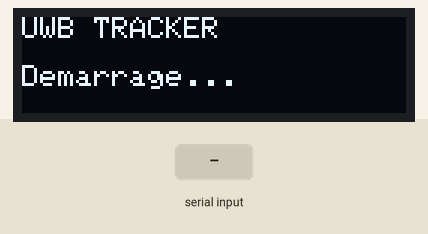
Recording of a sketch running on a simulated ESP32. On the bench: 128×32 one-colour display. The inputs (shaded band) are chosen by the test bench. The modem accepts every AT command (registered, SIM ready, sends succeed) and sends nothing else; what the sketch prints to the serial monitor is not drawn.

Above: at 0.6 s.
At 1.6 s:
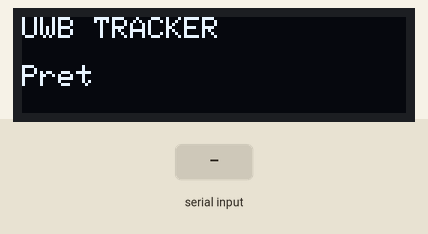
At 3.6 s:
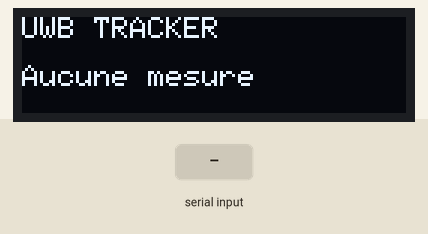
3.7 s: "+ERR\n" received over the second serial link
5.2 s: "cm\n" received over the second serial link
6.7 s: "90,45\n" received over the second serial link
Timing chart, 0 to 9.7 s (numbered marks = the images above; inputs shaded):
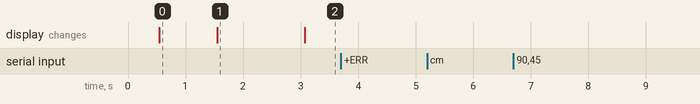

Measured:
- after the input at 3.7 s, every drawn part: stays the same
- after the input at 5.2 s, every drawn part: stays the same
- after the input at 6.7 s, every drawn part: stays the same
- what the display in image 0 shows lasts 1.1 s, from 0.5 s to 1.6 s
- what the display in image 1 shows lasts 1.5 s, from 1.6 s to 3.1 s

The sketch:

CODE_ESP32_UWB.ino
```cpp
#include <Wire.h>
#include <Adafruit_GFX.h>
#include <Adafruit_SSD1306.h>

//ECRAN OLED

const int LARGEUR_ECRAN = 128;
const int HAUTEUR_ECRAN = 32;
const int RESET_OLED = -1;

const int BROCHE_SDA = 8;
const int BROCHE_SCL = 9;

//MODULE UWB

const int BROCHE_RX_UWB = 20;
const int BROCHE_TX_UWB = 21;
const char ADRESSE_TAG[] = "TAG12345";


//REGLAGE

const unsigned long INTERVALLE_DEMANDE_MS = 600;//Mesure automatique toutes les 600ms
const unsigned long TIMEOUT_REPONSE_MS = 2000;
const unsigned long INTERVALLE_AFFICHAGE_MS = 500;

const int DISTANCE_MAX_CM = 20000;//
const int SAUT_MAX_CM = 300;

const int TAILLE_FILTRE = 7;
const float COEFFICIENT_LISSAGE = 0.35;
//OBJETS

Adafruit_SSD1306 ecran(LARGEUR_ECRAN, HAUTEUR_ECRAN, &Wire, RESET_OLED);
HardwareSerial uwb(1);

// VARIABLE

String ligneRecue = "";

unsigned long dernierEnvoi = 0;
unsigned long derniereReponse = 0;
unsigned long dernierAffichage = 0;

bool attenteReponse = false;
bool liaisonOK = false;

int mesures[TAILLE_FILTRE];
int nombreMesures = 0;
int indexMesure = 0;

float distanceLissee = -1;
int distanceAffichee = -1;

///////////////////////////////////////////////////////////////////////////

void setup() {
  Serial.begin(115200);
  delay(500);

  Wire.begin(BROCHE_SDA, BROCHE_SCL);

  if (!ecran.begin(SSD1306_SWITCHCAPVCC, 0x3C)) {
    while (true) {
      delay(100);
    }
  }

  ecran.setTextColor(SSD1306_WHITE);
  afficherMessage("UWB TRACKER", "Demarrage...");

  uwb.begin(115200, SERIAL_8N1, BROCHE_RX_UWB, BROCHE_TX_UWB);//initalisation de l'UWB
  delay(1000);

  viderBufferUWB();

  afficherMessage("UWB TRACKER", "Pret");
}

///////////////////////////////////////////////////////////////

void loop() {
  lireUWB();

  gererTimeout();

  if (!attenteReponse && millis() - dernierEnvoi >= INTERVALLE_DEMANDE_MS) {
    envoyerDemandeDistance();
  }

  if (millis() - dernierAffichage >= INTERVALLE_AFFICHAGE_MS) {
    dernierAffichage = millis();

    if (distanceAffichee > 0) {
      afficherDistance(distanceAffichee);
    } else if (!liaisonOK && millis() > 3000) {
      afficherMessage("UWB TRACKER", "Aucune mesure");
    }
  }
}

// fonction de l'ENVOI de COMMANDE

void envoyerDemandeDistance() {
  char commande[64];

  sprintf(commande, "AT+ANCHOR_SEND=%s,4,TEST\r\n", ADRESSE_TAG);//interrogation du module TAG

  Serial.print("ENVOI : ");
  Serial.print(commande);

  uwb.print(commande);

  dernierEnvoi = millis();
  attenteReponse = true;
}

// LECTURE de l'uwb

void lireUWB() {
  while (uwb.available()) {
    char caractere = uwb.read();

    if (caractere == '\r' || caractere == '\n') {
      if (ligneRecue.length() > 0) {
        analyserLigne(ligneRecue);
        ligneRecue = "";
      }
    } else {
      if (ligneRecue.length() < 120) {
        ligneRecue += caractere;
      } else {
        ligneRecue = "";
      }
    }
  }
}


void analyserLigne(String ligne) {
  Serial.print("RECU : ");
  Serial.println(ligne);

  if (ligne.startsWith("+OK")) {
    return;
  }

  if (ligne.startsWith("+ERR")) {
    attenteReponse = false;
    liaisonOK = false;
    return;
  }

  int positionCm = ligne.indexOf("cm");
  if (positionCm < 0) {
    return;
  }

  int positionVirgule = ligne.lastIndexOf(',', positionCm);
  if (positionVirgule < 0) {
    return;
  }

  String texteDistance = ligne.substring(positionVirgule + 1, positionCm);
  texteDistance.trim();

  int distanceCm = texteDistance.toInt();

  if (distanceCm <= 0 || distanceCm > DISTANCE_MAX_CM) {
    attenteReponse = false;
    return;
  }

  int distanceFiltree = filtrerDistance(distanceCm);//filtage des mesures

  if (distanceFiltree > 0) {
    distanceAffichee = distanceFiltree;
    liaisonOK = true;
    derniereReponse = millis();
  }

  attenteReponse = false;
}
// TIMEOUT

void gererTimeout() {//limitation des blocages
  if (attenteReponse && millis() - dernierEnvoi > TIMEOUT_REPONSE_MS) {
    Serial.println("TIMEOUT UWB");

    attenteReponse = false;
    liaisonOK = false;
    ligneRecue = "";

    viderBufferUWB();
  }
}

void viderBufferUWB() {
  while (uwb.available()) {
    uwb.read();
  }
}

//FILTRAGE

int filtrerDistance(int nouvelleDistanceCm) {
  if (distanceLissee > 0 && abs(nouvelleDistanceCm - distanceLissee) > SAUT_MAX_CM) {
    return (int)(distanceLissee + 0.5);
  }

  mesures[indexMesure] = nouvelleDistanceCm;
  indexMesure = (indexMesure + 1) % TAILLE_FILTRE;

  if (nombreMesures < TAILLE_FILTRE) {
    nombreMesures++;
  }

  int mediane = calculerMediane();

  if (distanceLissee < 0) {
    distanceLissee = mediane;
  } else {
    distanceLissee = distanceLissee + COEFFICIENT_LISSAGE * (mediane - distanceLissee);
  }

  return (int)(distanceLissee + 0.5);
}

int calculerMediane() {
  int copie[TAILLE_FILTRE];

  for (int i = 0; i < nombreMesures; i++) {
    copie[i] = mesures[i];
  }

  for (int i = 0; i < nombreMesures - 1; i++) {
    for (int j = i + 1; j < nombreMesures; j++) {
      if (copie[j] < copie[i]) {
        int temp = copie[i];
        copie[i] = copie[j];
        copie[j] = temp;
      }
    }
  }

  return copie[nombreMesures / 2];
}


// AFFICHAGE
void afficherDistance(int distanceCm) {//
  ecran.clearDisplay();

  ecran.setTextSize(1);
  ecran.setCursor(0, 0);
  ecran.println("DISTANCE");

  ecran.setTextSize(3);
  ecran.setCursor(0, 12);

  if (distanceCm < 100) {
    ecran.print(distanceCm);
    ecran.setTextSize(1);
    ecran.print(" cm");
  } else {
    float distanceMetres = distanceCm / 100.0;
    ecran.print(distanceMetres, 2);
    ecran.setTextSize(1);
    ecran.print(" m");
  }

  ecran.display();
}

void afficherMessage(const char* titre, const char* message) {
  ecran.clearDisplay();

  ecran.setTextSize(1);
  ecran.setCursor(0, 0);
  ecran.println(titre);

  ecran.setCursor(0, 16);
  ecran.println(message);

  ecran.display();
}
```
